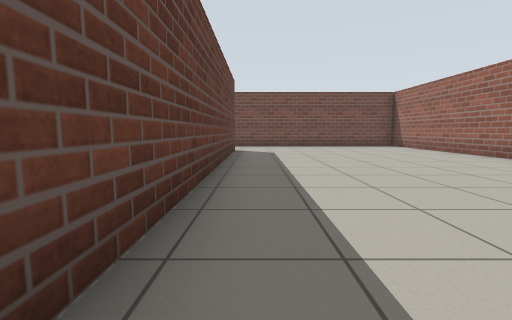
View 1 (above)

23 first-person views from a walk through a world built for the Gazebo simulator. The camera is 0.72 m above the floor, tilts 6° down and sees 85° across. The floor is counted in squares, 1 m on a side. Each view is taken from the middle of a square. On the plan, view 1 faces up. The plan holds only what a view shows up to about 10 squares ahead; the rest is blank. The place goes on beyond the plan.

View 2
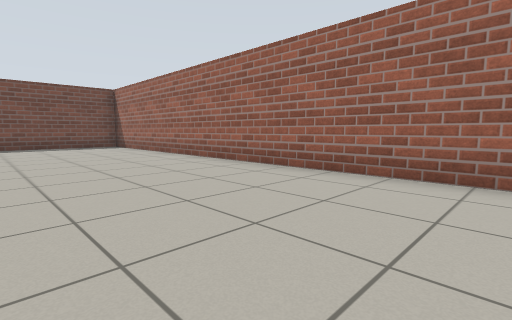

View 3
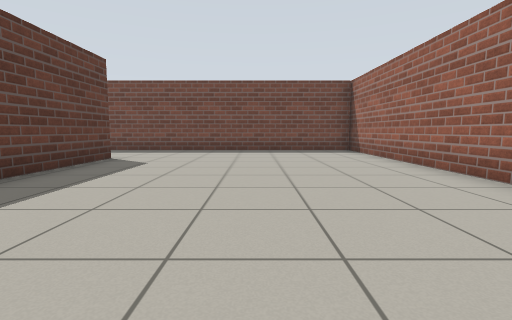

View 4
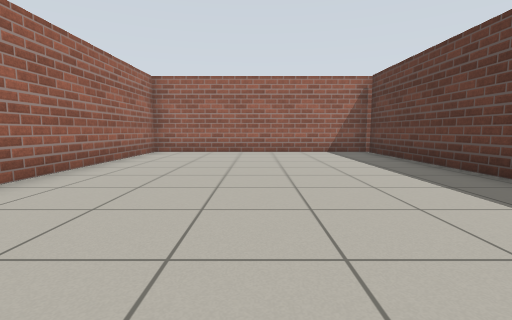

View 5
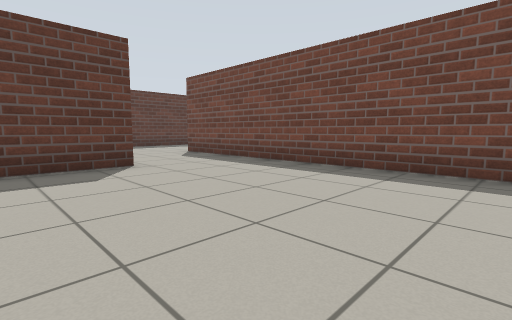

View 6
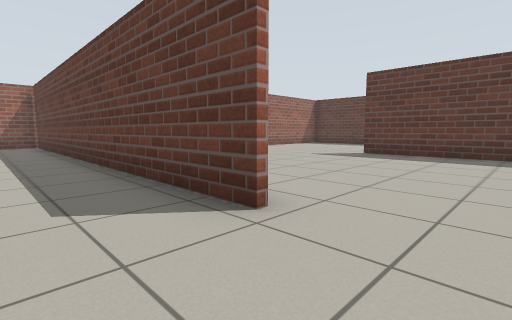

View 7
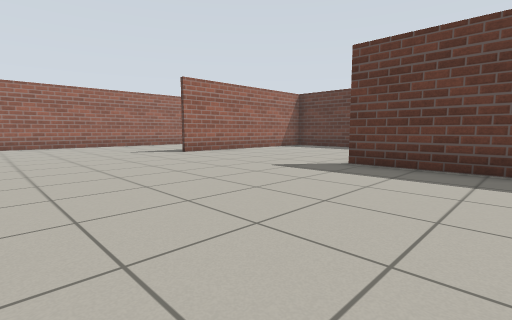

View 8
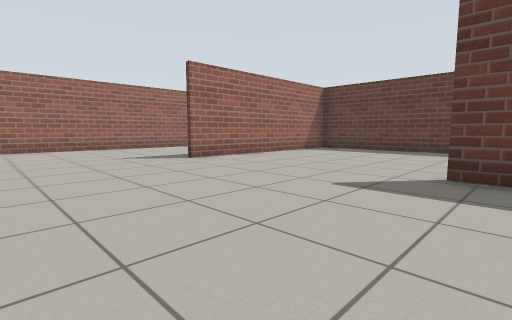

View 9
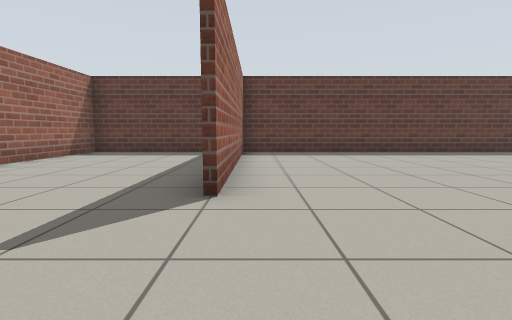

View 10
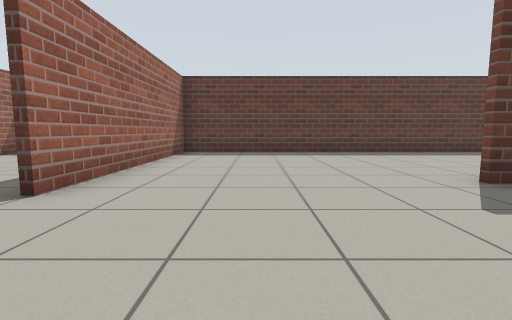

View 11
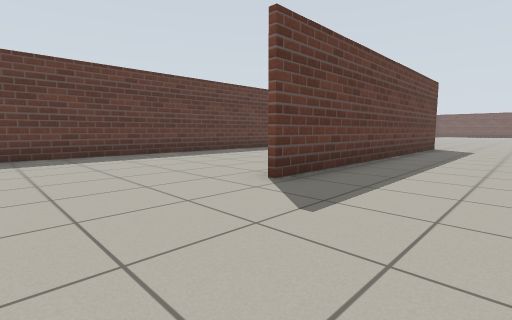

View 12
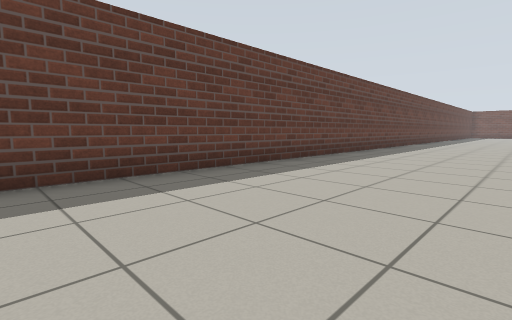

View 13
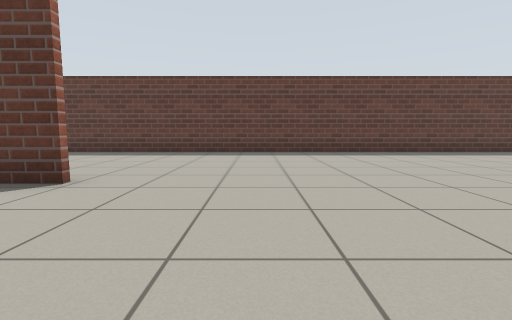

View 14
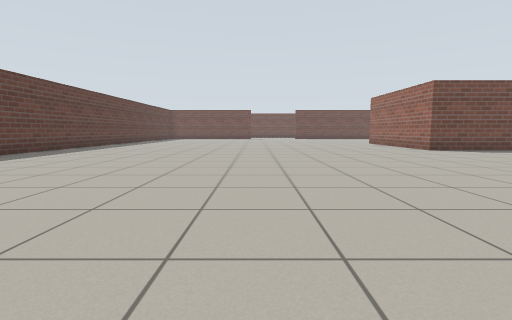

View 15
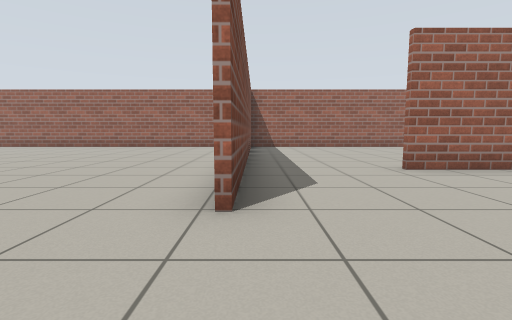

View 16
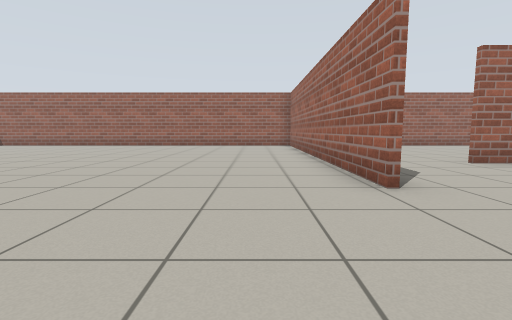

View 17
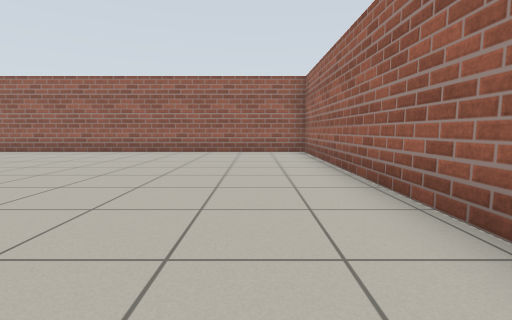

View 18
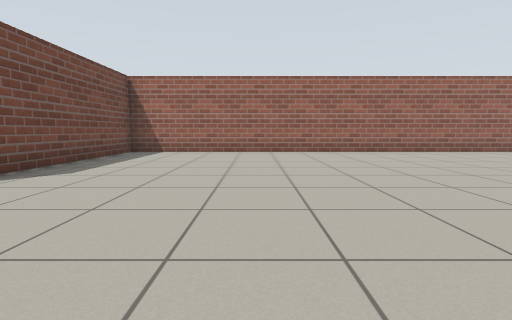

View 19
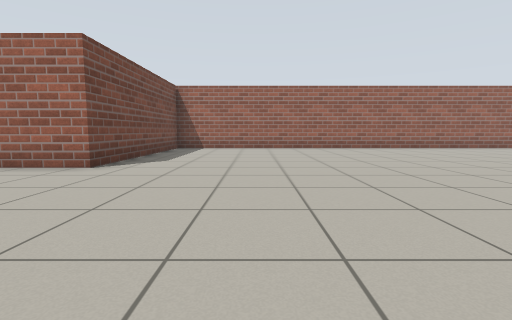

View 20
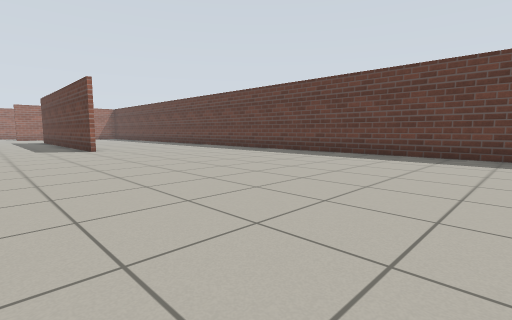

View 21
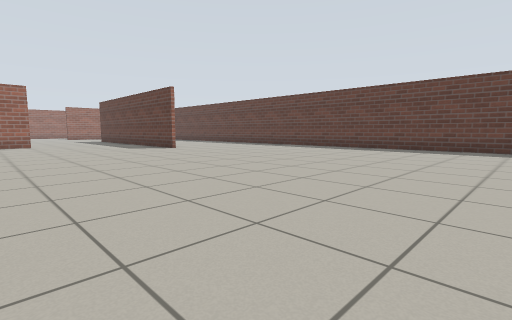

View 22
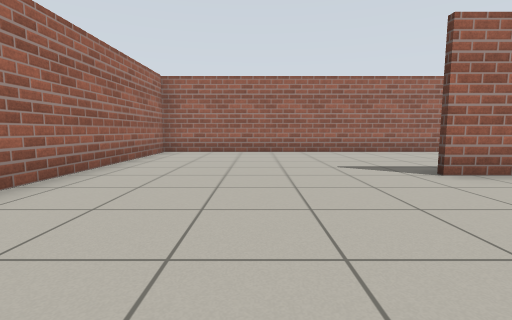

View 23
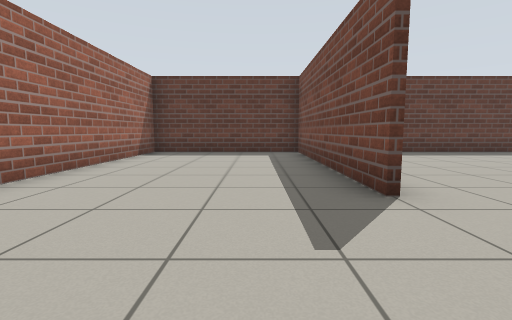

### Floor plan
Points are (right, up) in squares from view 1. A wall is a line through its corners. A room is listed if a view was taken in it or the views show most of it. See-through windows are left out.
Room 1 (views 1, 2, 3, 4, 5, 6)
walls: (-0.8, 10.3) (-0.8, -2.4); (-1, -2.4) (6.4, -2.4) (6.4, 13.1); (4.9, 13.2) (-1.6, 13.2)
ways out: opening at (-1, 11.5) to room 2
Room 2 (views 7, 8, 9, 10, 11, 12, 13, 14, 15, 16, 17, 18, 19, 20, 21, 22, 23)
walls: (-3.6, 13.4) (6.4, 13.4) (6.4, 28.2) (0.3, 28.2); (-7.7, 17.5) (-7.7, 8.1); (-1.6, 13.2) (-3.6, 13.2); (-0.9, 8.3) (-0.9, 10.3); (-7, 2.4) (-13.5, 2.4); (-13.5, 2.6) (-6.9, 2.6); (-13.4, 28.5) (-13.4, -2.4) (-1, -2.4); (-0.9, -2.4) (-0.9, 3.8)
ways out: opening at (-1, 11.5) to room 1

Where each view was taken, in squares from view 1:
view 1: 0 up, 0 right, facing up
view 2: 0 up, 2 right, facing up-right
view 3: 3 up, 3 right, facing up
view 4: 7 up, 3 right, facing down
view 5: 8 up, 5 right, facing up-left
view 6: 12 up, 1 right, facing down-left
view 7: 11 up, 2 left, facing down-left
view 8: 9 up, 3 left, facing down-left
view 9: 3 up, 4 left, facing left
view 10: 5 up, 4 left, facing left
view 11: 5 up, 5 left, facing up-left
view 12: 9 up, 9 left, facing up-left
view 13: 20 up, 4 left, facing left
view 14: 18 up, 6 left, facing up
view 15: 13 up, 6 left, facing right
view 16: 15 up, 7 left, facing right
view 17: 15 up, 3 left, facing right
view 18: 24 up, 3 left, facing right
view 19: 25 up, 5 left, facing right
view 20: 28 up, 5 left, facing down-left
view 21: 28 up, 2 left, facing down-left
view 22: 7 up, 4 left, facing down
view 23: 1 up, 4 left, facing left
